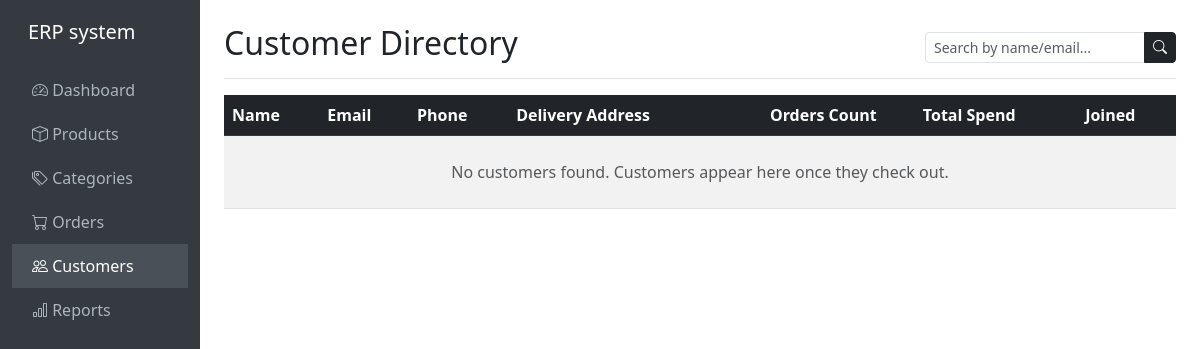
Page /admin/dashboard/customers.php (signed in) on the earlier database version.
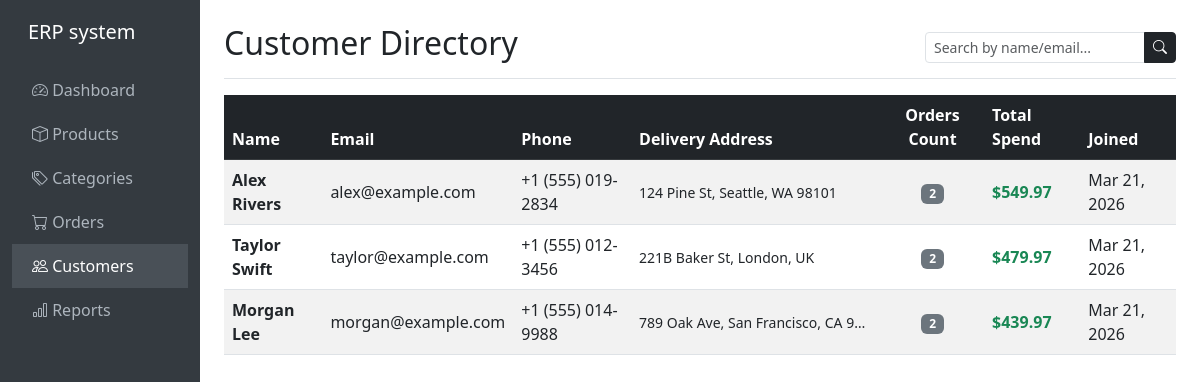
Same page on the later database version.
### tables this page shows
CREATE TABLE `users` (
  `id` int(11) NOT NULL AUTO_INCREMENT,
  `store_id` int(11) NOT NULL,
  `role` enum('owner','admin','customer') NOT NULL DEFAULT 'customer',
  `name` varchar(255) NOT NULL,
  `email` varchar(255) NOT NULL,
  `password_hash` varchar(255) NOT NULL,
  `phone` varchar(50) DEFAULT NULL,
  `address` text DEFAULT NULL,
  `created_at` timestamp NOT NULL DEFAULT current_timestamp(),
  PRIMARY KEY (`id`),
  KEY `store_id` (`store_id`),
  FOREIGN KEY (`store_id`) REFERENCES `stores`(`id`) ON DELETE CASCADE
);

### includes/functions.php (called while the page is built, shortened)
<?php
function formatPrice($amount) {
    return '$' . number_format($amount, 2);
}

### admin/dashboard/customers.php (the view, shortened to what the changed rows need)
<?php
require_once '../../includes/functions.php';
$store_id = $_SESSION['store_id'];
$query = "
    SELECT u.id, u.name, u.email, u.phone, u.address, u.created_at,
           COALESCE(SUM(o.total_amount), 0) as total_spend,
           COUNT(o.id) as total_orders
    FROM users u
    LEFT JOIN orders o ON u.id = o.customer_id AND o.store_id = :store_id
    WHERE u.store_id = :store_id AND u.role = 'customer'
";
$query .= " GROUP BY u.id ORDER BY total_spend DESC";
$stmt = $pdo->prepare($query);
$params = ['store_id' => $store_id];
$stmt->execute($params);
$customers = $stmt->fetchAll();
?>
<!DOCTYPE html>
<html lang="en">
<head>
    <link href="https://cdn.jsdelivr.net/npm/bootstrap@5.3.0/dist/css/bootstrap.min.css" rel="stylesheet">
    <link href="https://cdnjs.cloudflare.com/ajax/libs/bootstrap-icons/1.10.5/font/bootstrap-icons.min.css" rel="stylesheet">
</head>
<body>
    <div class="container-fluid">
        <div class="row">
            <main class="col-md-9 ms-sm-auto col-lg-10 px-md-4 mt-4">
                <div class="d-flex justify-content-between flex-wrap flex-md-nowrap align-items-center pb-2 mb-3 border-bottom">
                    <h1 class="h2">Customer Directory</h1>
                </div>
                <div class="table-responsive">
                    <table class="table table-striped table-hover align-middle">
                        <thead class="table-dark">
                            <tr>
                                <th>Name</th>
                                <th>Email</th>
                                <th>Phone</th>
                                <th>Delivery Address</th>
                                <th class="text-center">Orders Count</th>
                                <th>Total Spend</th>
                                <th>Joined</th>
                            </tr>
                        </thead>
                        <tbody>
                            <?php if (count($customers) > 0): ?>
                                <?php foreach ($customers as $c): ?>
                                    <tr>
                                        <td class="fw-bold"><?= htmlspecialchars($c['name']) ?></td>
                                        <td><?= htmlspecialchars($c['email']) ?></td>
                                        <td><?= htmlspecialchars($c['phone'] ?? 'N/A') ?></td>
                                        <td class="small" style="max-width: 250px; text-overflow: ellipsis; overflow: hidden; white-space: nowrap;">
                                            <?= htmlspecialchars($c['address'] ?? 'No address listed') ?>
                                        </td>
                                        <td class="text-center">
                                            <span class="badge bg-secondary"><?= $c['total_orders'] ?></span>
                                        </td>
                                        <td class="fw-bold text-success"><?= formatPrice($c['total_spend']) ?></td>
                                        <td><?= date('M d, Y', strtotime($c['created_at'])) ?></td>
                                    </tr>
                                <?php endforeach; ?>
                            <?php else: ?>
                                <tr>
                                    <td colspan="7" class="text-center py-4 text-muted">No customers found. Customers appear here once they check out.</td>
                                </tr>
                            <?php endif; ?>
                        </tbody>
                    </table>
                </div>
            </main>
        </div>
    </div>
</body>
</html>

Differences in the rows shown:
added users: name "Alex Rivers", email "alex@example.com", phone "+1 (555) 019-2834", address "124 Pine St, Seattle, WA 98101", total_orders "2", total_spend "$549.97", created_at "Mar 21, 2026"
added users: name "Taylor Swift", email "taylor@example.com", phone "+1 (555) 012-3456", address "221B Baker St, London, UK", total_orders "2", total_spend "$479.97", created_at "Mar 21, 2026"
added users: name "Morgan Lee", email "morgan@example.com", phone "+1 (555) 014-9988", address "789 Oak Ave, San Francisco, CA 9…", total_orders "2", total_spend "$439.97", created_at "Mar 21, 2026"
Other differences:
text no longer shown: "No customers found. Customers appear here once they check out."
